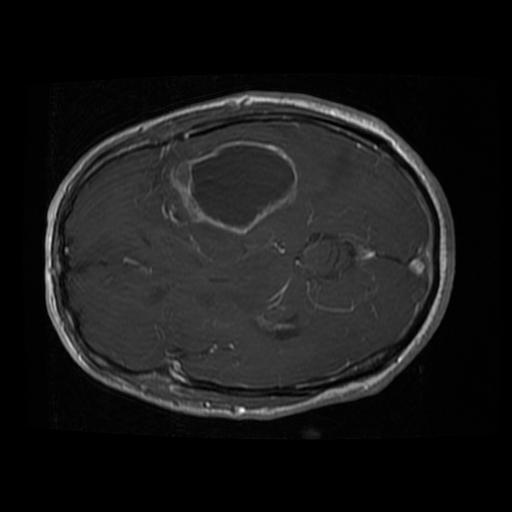
#> input picture test_images/0 (237).jpg, 512 x 512 px
$ jupyter execute 'Brain Tumor detection.ipynb'
#> lines starting #> are read from the running program, lines starting #| are printed output that depends on the picture; after the words box and inside, x2 and y2 are one past the last pixel; in counts of white or black regions, pixels touching at a corner belong together
[cell 1]
#Training on Single Image
import cv2
from matplotlib import pyplot as plt

img=cv2.imread('test_images/0 (237).jpg',0)
#> img is the input picture: shape (512, 512); min 0, max 255, mean 24.7
height,width=img.shape
#> height = 512; width = 512
imgFlatten=img.reshape(height*width,1)

[cell 2]
from sklearn.cluster import KMeans

model=KMeans(n_clusters=6)
model.fit(imgFlatten)
labels=model.labels_
labels2D=labels.reshape(height,width)

[cell 3]
plt.imshow(labels2D)
plt.colorbar()
plt.show()
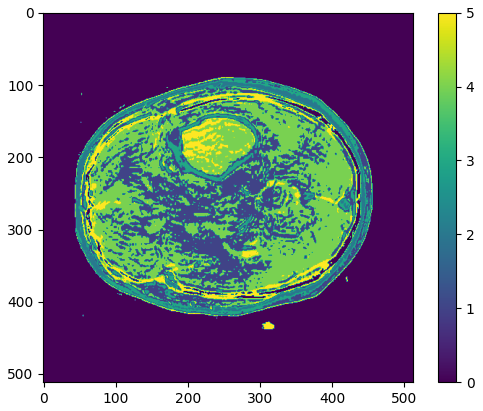
#> figure drawn by matplotlib, 2 panels

[cell 4]
# detecting tumor on set of images
import numpy as np
import cv2
import os
import matplotlib.pyplot as plt
tumorLabel=4

[cell 5]
test_img_path='test_images'
test_img_names=os.listdir(test_img_path)
for test_img_name in test_img_names:
    img_path=os.path.join(test_img_path,test_img_name)
    img=cv2.imread(img_path,0)
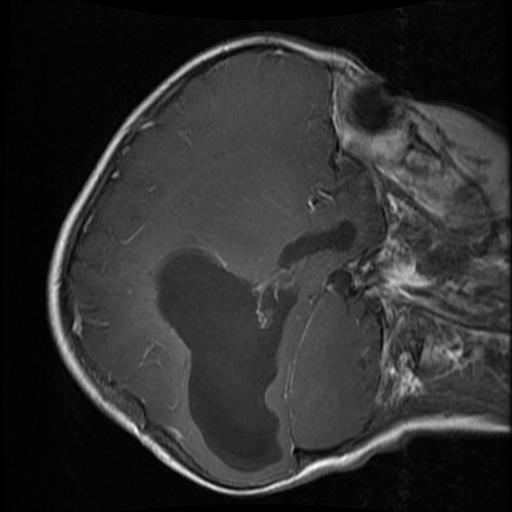
#> input picture test_images/0 (1094).jpg, 512 x 512 px
#> img is the input picture: shape (512, 512); min 0, max 255, mean 46.5
    img_original=cv2.imread(img_path)
    height,width=img.shape
    imgFlatten=img.reshape(height*width,1)
    labels=model.predict(imgFlatten)
    labels2D=labels.reshape(height,width)
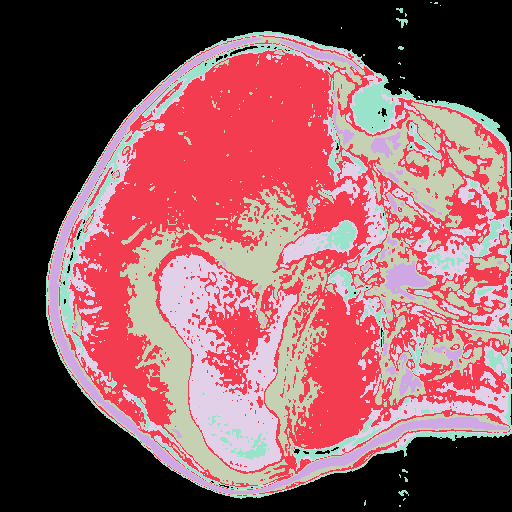
#> labels2D: shape (512, 512) int32; 6 distinct labels, from 0 to 5; one colour per label, 0 black
    mask=(labels2D==tumorLabel)
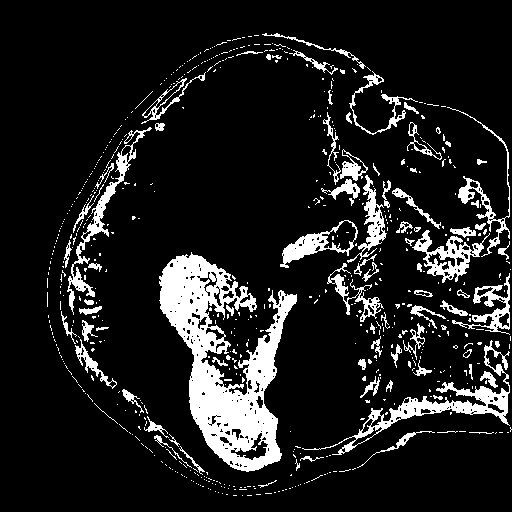
#> mask: shape (512, 512) bool; 12.2% white; 624 white regions (540 under 20 px), largest, box (x1, y1, x2, y2) and area: (159, 252, 297, 472) 12563, (302, 340, 510, 455) 2792, (67, 127, 152, 315) 1530
    tumorExtracted=np.bitwise_and(mask,img)
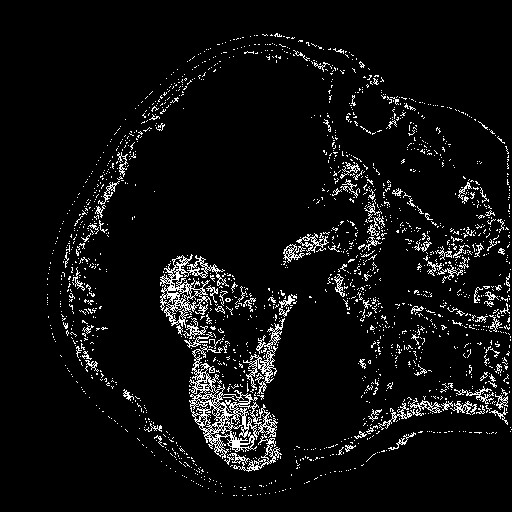
#> tumorExtracted: shape (512, 512); values 0 (black) and 1 (white), 5.9% white in thin lines or dots, all inside (x1, y1, x2, y2) = (47, 33, 512, 496)
    contours, hierarchy = cv2.findContours(tumorExtracted, cv2.RETR_TREE,cv2.CHAIN_APPROX_SIMPLE)
#> contours = 2720 contours, 2619 with area under 20; largest, box (x1, y1, x2, y2) and area: (189, 344, 278, 459) 3740, (160, 254, 229, 328) 1843, (243, 318, 285, 394) 561, (233, 434, 282, 472) 290, (236, 404, 262, 433) 207
    print('no. contours:',len(contours))
#| no. contours: 2720
    for i,cnt in enumerate(contours):
    #cv2.drawContours(frame, [cnt], 0, (0,255,255), 3)
        area=cv2.contourArea(cnt)
        #print(area)
        if(area>1000):
            cv2.drawContours(img_original, [cnt], -1, (0,255,255), 2)
            x,y,w,h = cv2.boundingRect(cnt)
            cv2.rectangle(img_original,(x,y),(x+w,y+h),(0,255,0),2)
            cv2.rectangle(img_original,(x,y),(x+120,y-40),(0,255,0),-1)
            cv2.putText(img_original,"TUMOR",(x+10,y-10),cv2.FONT_HERSHEY_SIMPLEX,1,(255,255,255),2)
            cv2.imshow("Detection",img_original)
            cv2.waitKey(2000)
#> this loop made 2720 passes
#> (area, x, y, w, h) on passes 627, 1591: (3740.5, 189, 344, 89, 115), (1843, 160, 254, 69, 74)
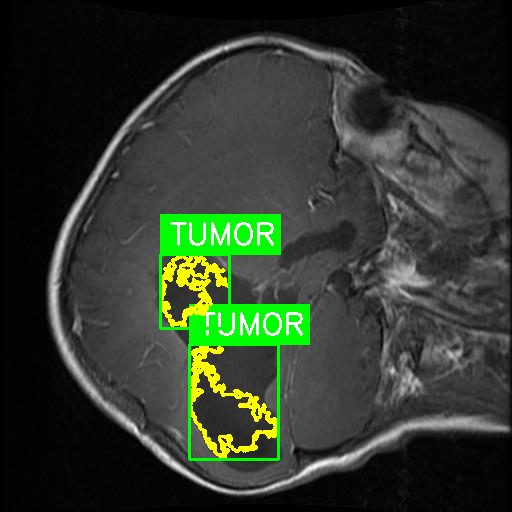
#> img_original: shape (512, 512, 3); 5.96% of pixels changed, all inside (x1, y1, x2, y2) = (159, 214, 310, 461)
#> pass 2 of the loop `for test_img_name in test_img_names:`:
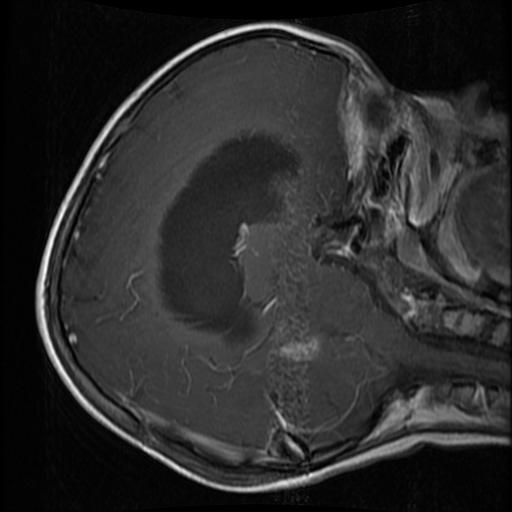
#> input picture test_images/0 (1096).jpg, 512 x 512 px
#> img is the input picture: shape (512, 512); min 0, max 255, mean 43.4
#> labels2D: shape (512, 512) int32; 6 distinct labels, from 0 to 5
#> `mask=(labels2D==tumorLabel)`:
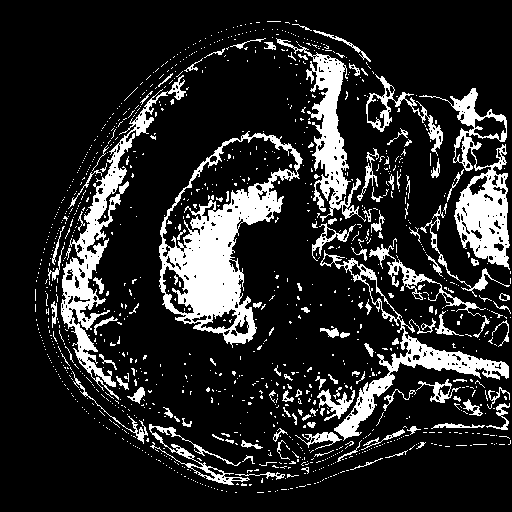
#> mask: shape (512, 512) bool; 16% white; 1139 white regions (1021 under 20 px), largest, box (x1, y1, x2, y2) and area: (159, 131, 303, 348) 9704, (61, 75, 186, 400) 5317, (419, 88, 510, 270) 4860
#> tumorExtracted: shape (512, 512); values 0 (black) and 1 (white), 7.9% white in thin lines or dots, all inside (x1, y1, x2, y2) = (35, 20, 511, 493)
#> contours = 3795 contours, 3671 with area under 20; largest, box (x1, y1, x2, y2) and area: (165, 204, 252, 324) 4238, (456, 181, 509, 268) 1598, (231, 186, 280, 222) 655, (313, 104, 347, 180) 430, (61, 271, 97, 313) 341
#| no. contours: 3795
#> the loop `for i,cnt in enumerate(contours):` made 3795 passes
#> (area, x, y, w, h) on passes 2151, 2715: (4237.5, 165, 204, 87, 120), (1597.5, 456, 181, 53, 87)
#> after the loop `for i,cnt in enumerate(contours):`:
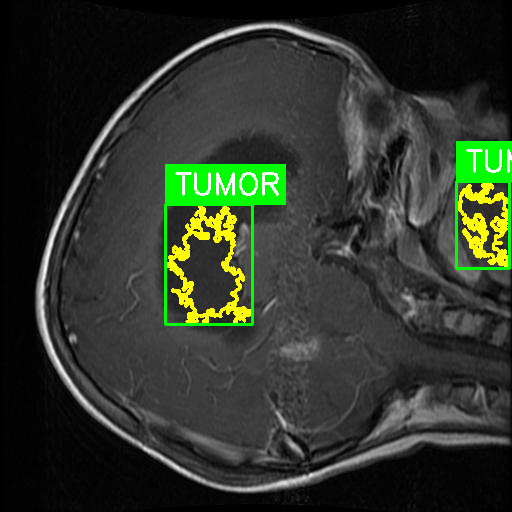
#> img_original: shape (512, 512, 3); 5.32% of pixels changed, all inside (x1, y1, x2, y2) = (164, 141, 512, 326)
#> pass 3 of the loop `for test_img_name in test_img_names:`:
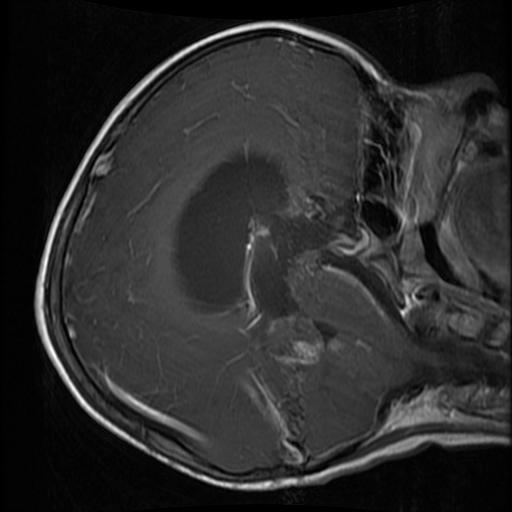
#> input picture test_images/0 (1097).jpg, 512 x 512 px
#> img is the input picture: shape (512, 512); min 0, max 254, mean 43.6
#> labels2D: shape (512, 512) int32; 6 distinct labels, from 0 to 5
#> `mask=(labels2D==tumorLabel)`:
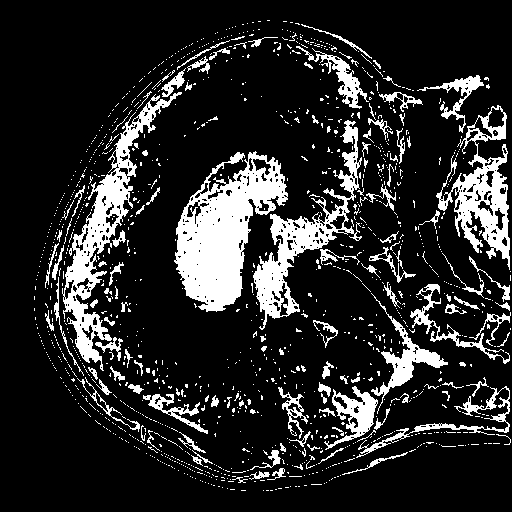
#> mask: shape (512, 512) bool; 16.2% white; 1242 white regions (1118 under 20 px), largest, box (x1, y1, x2, y2) and area: (174, 151, 288, 312) 9066, (62, 92, 182, 371) 5800, (253, 120, 362, 330) 4697
#> tumorExtracted: shape (512, 512); values 0 (black) and 1 (white), 7.9% white in thin lines or dots, all inside (x1, y1, x2, y2) = (34, 20, 511, 491)
#> contours = 3820 contours, 3721 with area under 20; largest, box (x1, y1, x2, y2) and area: (175, 164, 287, 311) 5704, (254, 216, 323, 322) 1246, (83, 169, 130, 258) 812, (457, 194, 510, 254) 444, (67, 245, 106, 290) 400
#| no. contours: 3820
#> the loop `for i,cnt in enumerate(contours):` made 3820 passes
#> (area, x, y, w, h) on passes 1954, 2555: (1246.5, 254, 216, 69, 106), (5704.5, 175, 164, 112, 147)
#> after the loop `for i,cnt in enumerate(contours):`:
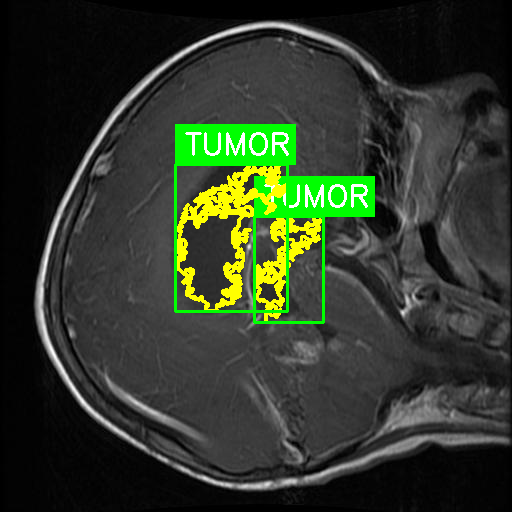
#> img_original: shape (512, 512, 3); 7.01% of pixels changed, all inside (x1, y1, x2, y2) = (174, 124, 375, 324)
#> the loop made 4 passes; the first 3 are shown
cv2.destroyAllWindows()
